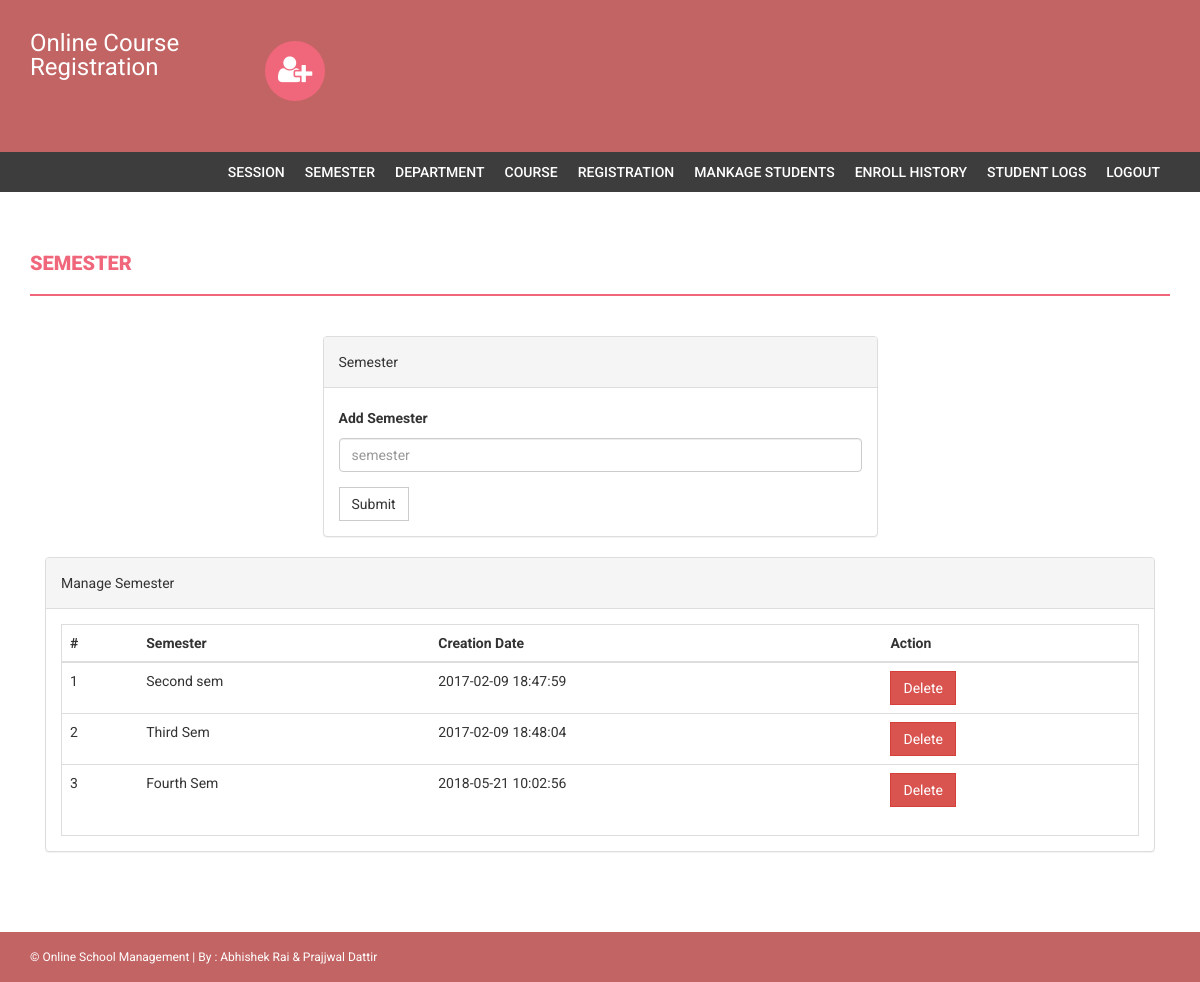
The app's page /admin/semester.php (signed in), older data.
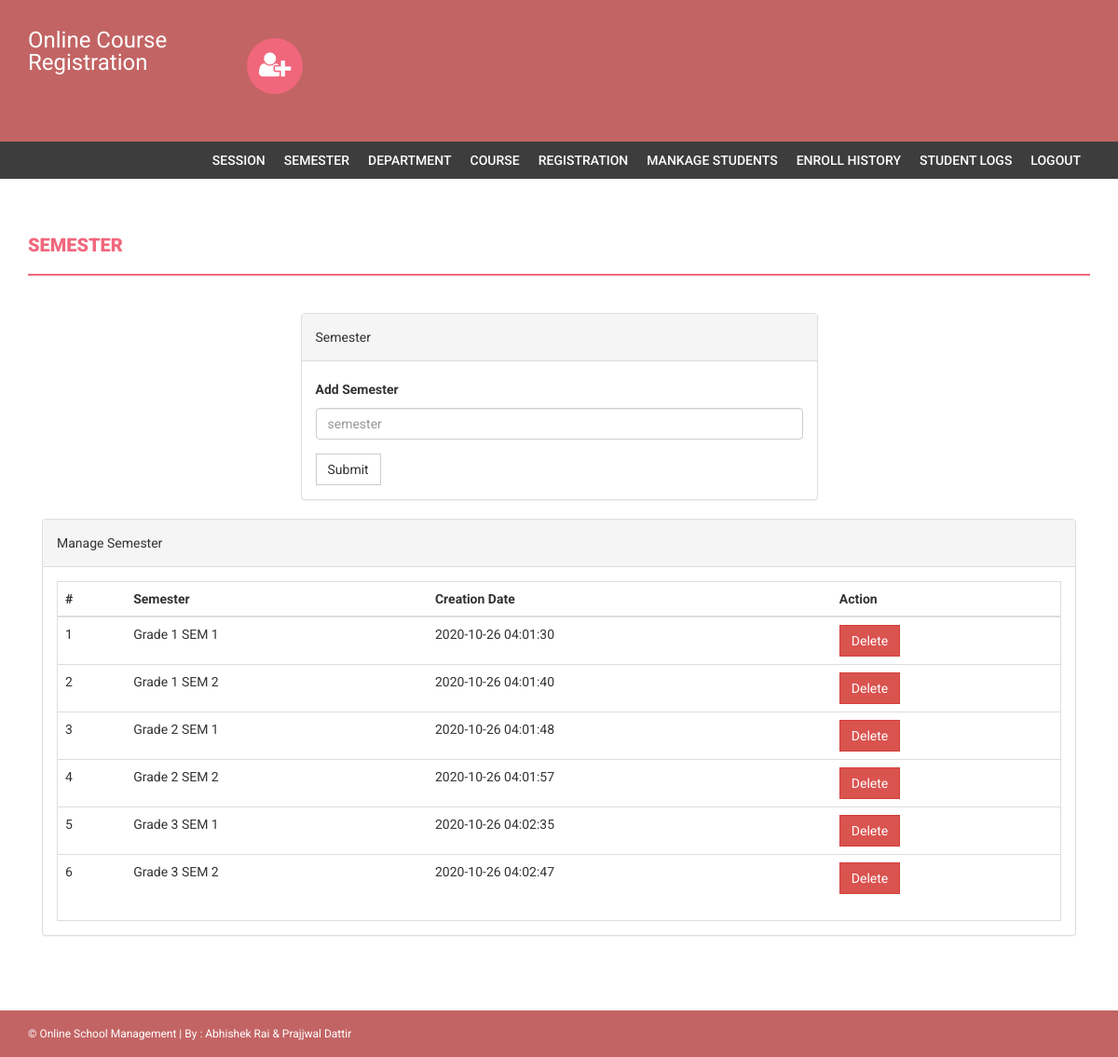
The same page, newer data.
### tables this page shows
CREATE TABLE `semester` (
  `id` int(11) NOT NULL,
  `semester` varchar(255) DEFAULT NULL,
  `creationDate` timestamp NULL DEFAULT current_timestamp(),
  `updationDate` varchar(255) DEFAULT NULL
);

### admin/semester.php (the view, shortened to what this page needs)
<?php
if(strlen($_SESSION['alogin'])==0)
    {
header('location:index.php');
}
else{
?>
<!DOCTYPE html>
<html xmlns="http://www.w3.org/1999/xhtml">
<head>
    <link href="assets/css/bootstrap.css" rel="stylesheet" />
    <link href="assets/css/font-awesome.css" rel="stylesheet" />
    <link href="assets/css/style.css" rel="stylesheet" />
</head>
<body>
<?php include('includes/header.php');?>
<?php if($_SESSION['alogin']!="")
{
 include('includes/menubar.php');
}
 ?>
    <div class="content-wrapper">
        <div class="container">
              <div class="row">
                    <div class="col-md-12">
                        <h1 class="page-head-line">Semester  </h1>
                    </div>
                </div>
                <div class="row" >
                  <div class="col-md-3"></div>
                    <div class="col-md-6">
                        <div class="panel panel-default">
                        <div class="panel-heading">
                           Semester
                        </div>
                        <div class="panel-body">
                       <form name="semester" method="post">
   <div class="form-group">
    <label for="semester">Add Semester  </label>
    <input type="text" class="form-control" id="semester" name="semester" placeholder="semester" required />
  </div>
 <button type="submit" name="submit" class="btn btn-default">Submit</button>
</form>
                            </div>
                            </div>
                    </div>
                </div>
                <div class="col-md-12">
                    <div class="panel panel-default">
                        <div class="panel-heading">
                            Manage Semester
                        </div>
                        <div class="panel-body">
                            <div class="table-responsive table-bordered">
                                <table class="table">
                                    <thead>
                                        <tr>
                                            <th>#</th>
                                            <th>Semester</th>
                                            <th>Creation Date</th>
                                            <th>Action</th>
                                        </tr>
                                    </thead>
                                    <tbody>
<?php
$sql=mysqli_query($con,"select * from semester");
$cnt=1;
while($row=mysqli_fetch_array($sql))
{
?>
                                        <tr>
                                            <td><?php echo $cnt;?></td>
                                            <td><?php echo htmlentities($row['semester']);?></td>
                                            <td><?php echo htmlentities($row['creationDate']);?></td>
                                            <td>
  <a href="semester.php?id=<?php echo $row['id']?>&del=delete" onClick="return confirm('Are you sure you want to delete?')">
                                            <button class="btn btn-danger">Delete</button>
</a>
                                            </td>
                                        </tr>
<?php
$cnt++;
} ?>
                                    </tbody>
                                </table>
                            </div>
                        </div>
                    </div>
                </div>
            </div>
        </div>
  <?php include('includes/footer.php');?>
</body>
</html>
<?php } ?>

Row changes from the older to the newer data that the page shows:
removed semester: semester "Second sem", creationDate "2017-02-09 18:47:59"
removed semester: semester "Third Sem", creationDate "2017-02-09 18:48:04"
removed semester: semester "Fourth Sem", creationDate "2018-05-21 10:02:56"
added semester: semester "Grade 1 SEM 1", creationDate "2020-10-26 04:01:30"
added semester: semester "Grade 1 SEM 2", creationDate "2020-10-26 04:01:40"
added semester: semester "Grade 2 SEM 1", creationDate "2020-10-26 04:01:48"
added semester: semester "Grade 2 SEM 2", creationDate "2020-10-26 04:01:57"
added semester: semester "Grade 3 SEM 1", creationDate "2020-10-26 04:02:35"
added semester: semester "Grade 3 SEM 2", creationDate "2020-10-26 04:02:47"
